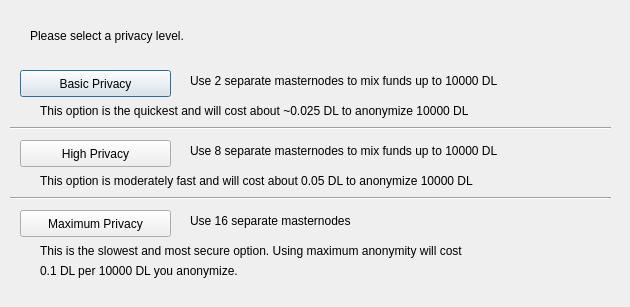
<?xml version="1.0" encoding="UTF-8"?>
<ui version="4.0">
 <class>ObfuscationConfig</class>
 <widget class="QDialog" name="ObfuscationConfig">
  <property name="geometry">
   <rect>
    <x>0</x>
    <y>0</y>
    <width>630</width>
    <height>307</height>
   </rect>
  </property>
  <property name="windowTitle">
   <string>Configure Obfuscation</string>
  </property>
  <widget class="QPushButton" name="buttonBasic">
   <property name="geometry">
    <rect>
     <x>20</x>
     <y>70</y>
     <width>151</width>
     <height>27</height>
    </rect>
   </property>
   <property name="text">
    <string>Basic Privacy</string>
   </property>
  </widget>
  <widget class="QPushButton" name="buttonHigh">
   <property name="geometry">
    <rect>
     <x>20</x>
     <y>140</y>
     <width>151</width>
     <height>27</height>
    </rect>
   </property>
   <property name="text">
    <string>High Privacy</string>
   </property>
  </widget>
  <widget class="QPushButton" name="buttonMax">
   <property name="geometry">
    <rect>
     <x>20</x>
     <y>210</y>
     <width>151</width>
     <height>27</height>
    </rect>
   </property>
   <property name="text">
    <string>Maximum Privacy</string>
   </property>
  </widget>
  <widget class="QLabel" name="label">
   <property name="geometry">
    <rect>
     <x>30</x>
     <y>20</y>
     <width>571</width>
     <height>31</height>
    </rect>
   </property>
   <property name="text">
    <string>Please select a privacy level.</string>
   </property>
  </widget>
  <widget class="QLabel" name="label_2">
   <property name="geometry">
    <rect>
     <x>190</x>
     <y>70</y>
     <width>421</width>
     <height>21</height>
    </rect>
   </property>
   <property name="text">
    <string>Use 2 separate masternodes to mix funds up to 10000 DL</string>
   </property>
  </widget>
  <widget class="QLabel" name="label_3">
   <property name="geometry">
    <rect>
     <x>190</x>
     <y>140</y>
     <width>411</width>
     <height>21</height>
    </rect>
   </property>
   <property name="text">
    <string>Use 8 separate masternodes to mix funds up to 10000 DL</string>
   </property>
  </widget>
  <widget class="QLabel" name="label_4">
   <property name="geometry">
    <rect>
     <x>190</x>
     <y>210</y>
     <width>421</width>
     <height>21</height>
    </rect>
   </property>
   <property name="text">
    <string>Use 16 separate masternodes</string>
   </property>
  </widget>
  <widget class="QLabel" name="label_6">
   <property name="geometry">
    <rect>
     <x>40</x>
     <y>100</y>
     <width>561</width>
     <height>21</height>
    </rect>
   </property>
   <property name="text">
    <string>This option is the quickest and will cost about ~0.025 DL to anonymize 10000 DL</string>
   </property>
  </widget>
  <widget class="QLabel" name="label_7">
   <property name="geometry">
    <rect>
     <x>40</x>
     <y>170</y>
     <width>561</width>
     <height>21</height>
    </rect>
   </property>
   <property name="text">
    <string>This option is moderately fast and will cost about 0.05 DL to anonymize 10000 DL</string>
   </property>
  </widget>
  <widget class="QLabel" name="label_8">
   <property name="geometry">
    <rect>
     <x>40</x>
     <y>240</y>
     <width>561</width>
     <height>21</height>
    </rect>
   </property>
   <property name="text">
    <string>This is the slowest and most secure option. Using maximum anonymity will cost</string>
   </property>
  </widget>
  <widget class="QLabel" name="label_9">
   <property name="geometry">
    <rect>
     <x>40</x>
     <y>260</y>
     <width>561</width>
     <height>21</height>
    </rect>
   </property>
   <property name="text">
    <string>0.1 DL per 10000 DL you anonymize.</string>
   </property>
  </widget>
  <widget class="Line" name="line">
   <property name="geometry">
    <rect>
     <x>10</x>
     <y>120</y>
     <width>601</width>
     <height>16</height>
    </rect>
   </property>
   <property name="orientation">
    <enum>Qt::Horizontal</enum>
   </property>
  </widget>
  <widget class="Line" name="line_2">
   <property name="geometry">
    <rect>
     <x>10</x>
     <y>190</y>
     <width>601</width>
     <height>16</height>
    </rect>
   </property>
   <property name="orientation">
    <enum>Qt::Horizontal</enum>
   </property>
  </widget>
 </widget>
 <resources/>
 <connections/>
</ui>
